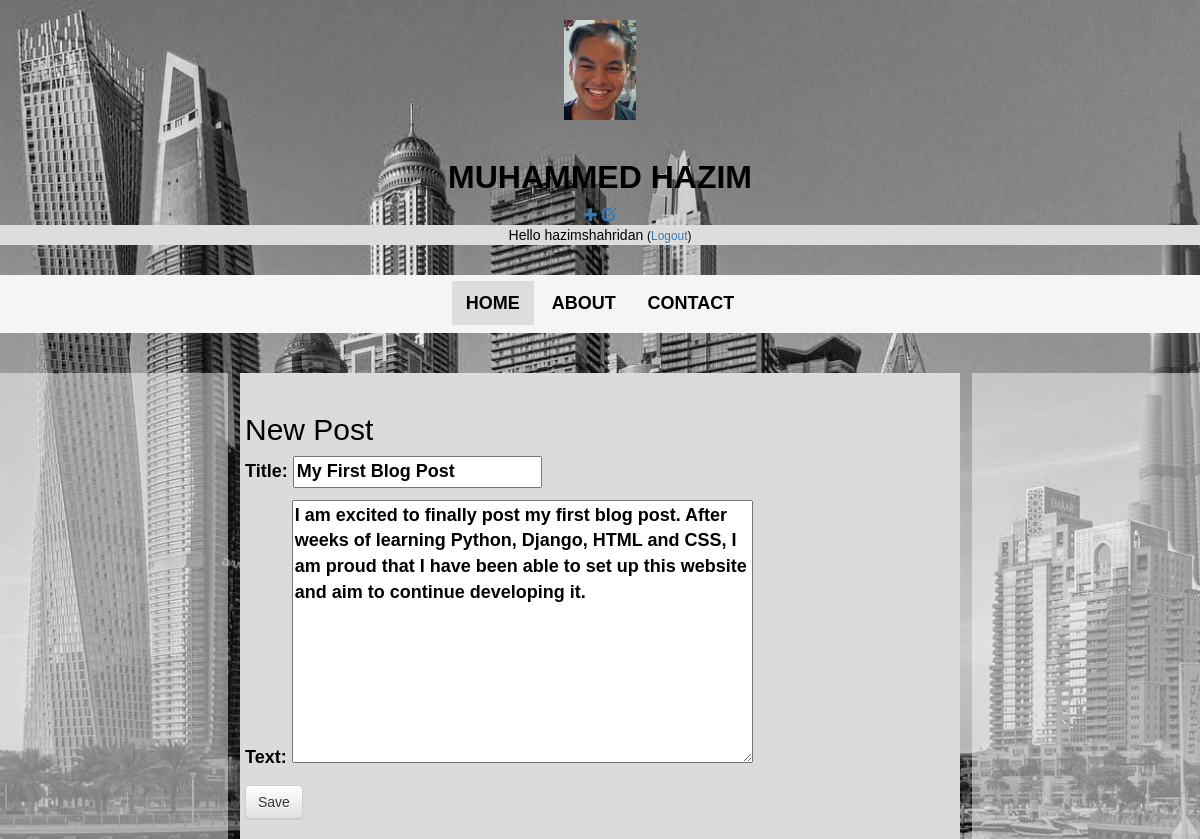
/post/4/edit/ (signed in), run on the app's committed database.
### blog/models.py (models this page shows, shortened)
class Post(models.Model):
    author=models.ForeignKey(settings.AUTH_USER_MODEL, on_delete=models.CASCADE)
    title= models.CharField(max_length=200)
    text= models.TextField()
    created_date = models.DateTimeField(default=timezone.now)
    published_date = models.DateTimeField(blank=True,null=True)

### blog/views.py (the view)
# urls.py: path('post/<int:pk>/edit/', views.post_edit, name='post_edit'),
@login_required
def post_edit(request, pk):
    post = get_object_or_404(Post, pk=pk)
    if request.method=="POST":
        form = PostForm(request.POST, instance=post)
        if form.is_valid():
            post=form.save(commit=False)
            post.author=request.user
            post.save()
            return redirect('post_detail', pk=post.pk)
    else:
        form = PostForm(instance=post)
    return render(request, 'blog/post_edit.html', {'form':form})

### blog/forms.py
class PostForm(forms.ModelForm):
    class Meta:
        model = Post
        fields= ('title','text',)

### blog/templates/blog/post_edit.html
{% extends 'blog/base.html' %} {% block content %}
<h2>New Post</h2>
<form method="POST" class="post-form">
  {% csrf_token %} {{form.as_p}}
  <button type="submit" class="save btn btn-default">Save</button>
</form>
{% endblock %}

### blog/templates/blog/base.html (shortened to what this page needs)
{% load static %}
<!DOCTYPE html>
<html>
  <head>
    <link
      rel="stylesheet"
      href="//maxcdn.bootstrapcdn.com/bootstrap/3.2.0/css/bootstrap.min.css"
    />
    <link
      rel="stylesheet"
      href="//maxcdn.bootstrapcdn.com/bootstrap/3.2.0/css/bootstrap-theme.min.css"
    />
    <link rel="stylesheet" href="{% static 'css/styles.css' %}" />
  </head>
  <body>
    <div class="profilepic" style="padding-top: 20px;">
      <img src="{% static 'imgs/IMG-4012.JPG' %}" alt="icon" height="100px" />
    </div>
    <br />
    <div class="ttl">
      <h1
        style="
          font-family: Arial, Helvetica, sans-serif;
          font-weight: bold;
          font-size: xx-large;
        "
      >
        MUHAMMED HAZIM
      </h1>
      {% if user.is_authenticated %}
      <a href="{% url 'post_new' %}" class="top_menu"
        ><span class="glyphicon glyphicon-plus"></span
      ></a>
      <a href="{% url 'post_draft_list' %}" class="top-menu"
        ><span class="glyphicon glyphicon-edit"></span
      ></a>
      <p class="top menu" style="background-color: #ddd;">
        Hello {{user.username}}
        <small> (<a href="{% url 'logout' %}">Logout</a>)</small>
      </p>
      {% else %}
      <a href="{% url 'login' %}" class="top-menu"
        ><span class="glyphicon glyphicon-lock"></span
      ></a>
      {% endif %}
    </div>
    <br />
    <div class="taskbar">
      <a class="active" href="{% url 'post_list' %}">HOME</a>
      <a href="{% url 'webpage2' %}">ABOUT</a>
      <a href="{% url 'webpage3' %}">CONTACT</a>
    </div>
    <br />
    <br />
    <div class="tempholder">
      <div class="ltemp">
        <div class="lcont">
        </div>
      </div>
      <div class="main">
        <div class="content_container">
          <div class="row">
            <div class="text">
              {% block content %} {% endblock %}
            </div>
          </div>
        </div>
      </div>
      <div class="rtemp">
        <div class="rcont">
        </div>
      </div>
    </div>
  </body>
</html>

### blog/static/css/styles.css (style rules this page uses)
html, body { height: 100%; margin: 0; }
.tempholder { display: flex; height: fit-content; }
.ltemp { width: 20%; float: left; }
.lcont { float: left; width: 95%; height: 100%; background-color: whitesmoke; text-align: center; }
.main { width: 60%; height: 100%; float: left; background-color: rgb(219, 219, 219); }
.rtemp { width: 20%; float: right; }
.rtemp .rcont { width: 95%; height: 100%; float: right; background-color: whitesmoke; text-align: center; }
.profilepic { text-align: center; height: 120px; padding-top: 20px; }
.ttl { font-family: Arial, Helvetica, sans-serif; color: black; text-align: center; }
.taskbar { text-align: center; background-color: whitesmoke; padding-top: 16px; padding-bottom: 16px; }
.taskbar a { color: black; text-align: center; padding: 12px 14px; text-decoration: none; font-size: large; font-weight: bold; }
.taskbar a.active { background-color: #dddddd; }
.content_container { text-align: start; padding: 20px; }
.text { font-family: Arial, Helvetica, sans-serif; font-weight: bold; font-size: large; }

### data on the page
Post: title "My First Blog Post", text "I am excited to finally post my first blog post. After weeks of learning Python, Django, HTML and CSS, I am proud that I have been able to set up this website and aim to continue developing it."

### other printed values
{{ user.username }} "hazimshahridan"
